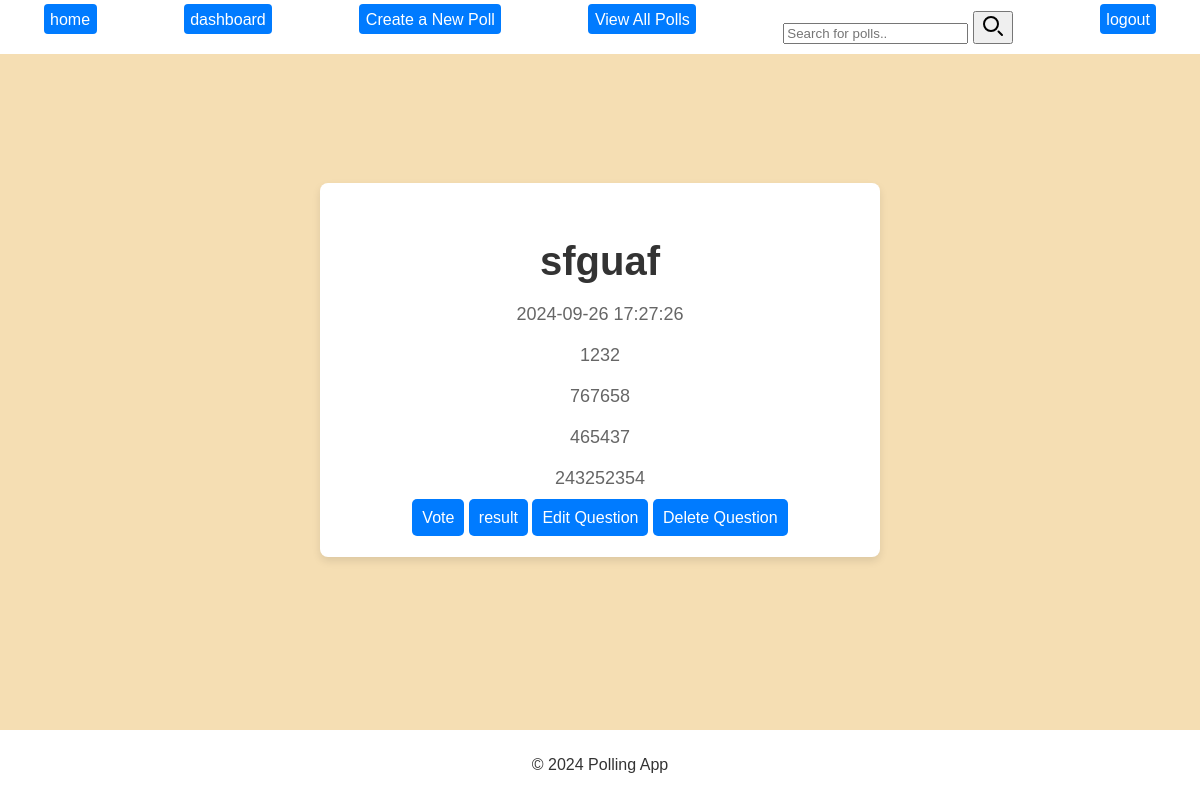
/view_question/1 (signed in), run on the app's committed database.
### main.py (models this page shows, shortened)
class Question(db.Model):
    id = db.Column(db.Integer, primary_key=True)
    text = db.Column(db.String(1000), nullable=False)
    creator_id = db.Column(db.Integer, db.ForeignKey('user.id') )
    time_created = db.Column(db.DateTime(timezone=True), server_default=func.now())
    time_updated = db.Column(db.DateTime(timezone=True), onupdate=func.now())

class Option(db.Model):
    id = db.Column(db.Integer, primary_key=True)
    text = db.Column(db.String(10000), nullable=False)
    question_id = db.Column(db.Integer, db.ForeignKey('question.id'))
    vote_count = db.Column(db.Integer, default=0)
    date_created = db.Column(db.DateTime(timezone=True), server_default=func.now())
    date_updated = db.Column(db.DateTime(timezone=True), onupdate=func.now())

### main.py (the view)
@app.route("/view_question/<int:id>")
def view_question(id):
    if "username" in session:
        question = get_question_by_id(id)
        question_text = Question.query.filter(Question.creator_id)
        option_text = get_option_text_by_question_id(id)
        option_id = get_option_ids_by_question_id(id)
        return render_template("view_question.html", question=question, username=session["username"], option_text=option_text, option_id=option_id, question_text = question_text, loggedin=True)
    else:
        msg = ("Please enter a username and password")
        return render_template("index.html", error=msg)

### main.py (called while the page is built)
@app.context_processor
def inject_year():
    return {'current_year': datetime.now().year}

def get_question_by_id(question_id):
    question = db.session.query(Question).filter_by(id=question_id).first()
    return question

def get_option_text_by_question_id(id):
    option_text = db.session.query(Option).filter_by(question_id=id).all()
    return [option.text for option in option_text]

def get_option_ids_by_question_id(id):
    option_ids = db.session.query(Option).filter_by(question_id=id).all()
    return [option.id for option in option_ids]

### templates/view_question.html (shortened to what this page needs)
{% extends "base.html" %}
{% block body %}
<div class="container">
    <h1>{{question.text}}</h1>
    <p>{{question.time_created.strftime('%Y-%m-%d %H:%M:%S')}}</p>
    <p>{{option_text[0]}}</p>
    <p>{{option_text[1]}}</p>
    <p>{{option_text[2]}}</p>
    <p>{{option_text[3]}}</p>
    <a href="{{ url_for('votting', id=question.id) }}" class="logout-btn">Vote</a>
    <a href="{{ url_for('results', id=question.id) }}" class="logout-btn">result</a>
    {%if question.creator_id == session["id"] %}
    <a href="{{ url_for('update_question', id=question.id) }}" class="logout-btn">Edit Question</a>
    <a href="{{ url_for('delete_question', id=question.id) }}" class="logout-btn">Delete Question</a>
    {% endif %}
</div>
{% endblock %}

### static/styles.css (style rules this page uses)
body { background-color: wheat; font-family: "Franklin Gothic Medium", "Arial Narrow", Arial, sans-serif; color: #333; display: flex; flex-direction: column; align-items: center; height: 100vh; margin: 0; text-align: center; }
.container { background-color: #ffffff; border-radius: 8px; box-shadow: 0 4px 8px rgba(0, 0, 0, 0.1); padding: 30px; max-width: 500px; width: 100%; margin: 50px auto; }
.container h1 { font-size: 2.5rem; color: #333; margin-bottom: 20px; }
.container p { font-size: 18px; color: #666; margin-bottom: 20px; }
.container .logout-btn { background-color: #007bff; color: #fff; text-decoration: none; width: 100%; padding: 10px; margin: 10px 0; border: none; border-radius: 5px; font-size: 1rem; cursor: pointer; transition: background-color 0.3s ease; }

### data on the page
Question: text "sfguaf", time_created "2024-09-26 17:27:26"
Option: text "1232"
Option: text "767658"
Option: text "465437"
Option: text "243252354"
